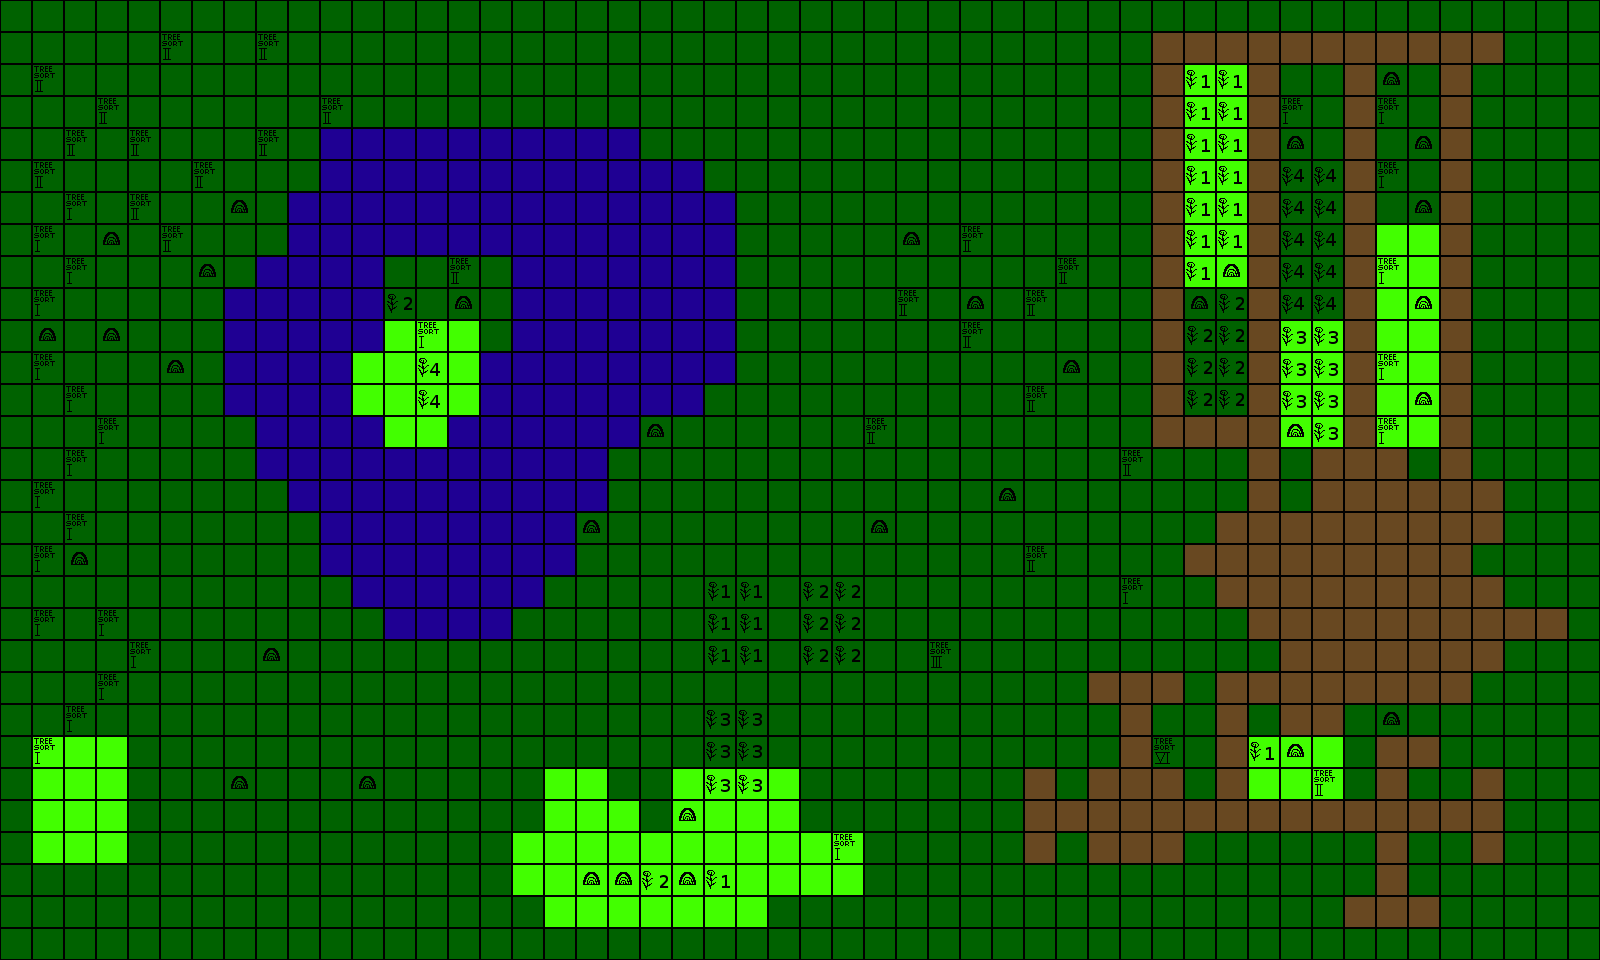

Tiled map render using the project's own tile images. Description and the map definition, with tile-layer contents summarised, below:
An orthogonal 50x30 tile map with 32x32 px tiles, 1 tile layer (set), 7 tilesets.

<map version="1.0" orientation="orthogonal" width="50" height="30" tilewidth="32" tileheight="32">
 <tileset firstgid="1" name="set_woodland" tilewidth="32" tileheight="32">
  <image source="../graphics/tiles/set_woodland.png" width="512" height="320" />
 </tileset>
 <tileset firstgid="161" name="Woodland" tilewidth="32" tileheight="32">
  <image source="../graphics/tiles/Woodland_ground.png" width="512" height="512" />
 </tileset>
 <tileset firstgid="417" name="Woodland x3" tilewidth="32" tileheight="96">
  <image source="../graphics/tiles/Woodland_x3.png" width="512" height="192" />
 </tileset>
 <tileset firstgid="449" name="Collision" tilewidth="32" tileheight="32">
  <image source="../graphics/tiles/collision.png" width="64" height="32" />
 </tileset>
 <tileset firstgid="451" name="Woodland x2" tilewidth="32" tileheight="64">
  <image source="../graphics/tiles/Woodland_x2.png" width="512" height="128" />
 </tileset>
 <tileset firstgid="483" name="Woodland_x4" tilewidth="32" tileheight="128">
  <image source="../graphics/tiles/Woodland_x4.png" width="512" height="128" />
 </tileset>
 <tileset firstgid="499" name="set_rules" tilewidth="32" tileheight="32">
  <image source="../graphics/tiles/set_rules.png" width="64" height="64" />
 </tileset>
 <layer name="set" width="50" height="30">
  <data>[1500 cells, 1500 non-empty, 20 distinct tile ids]</data>
 </layer>
</map>
